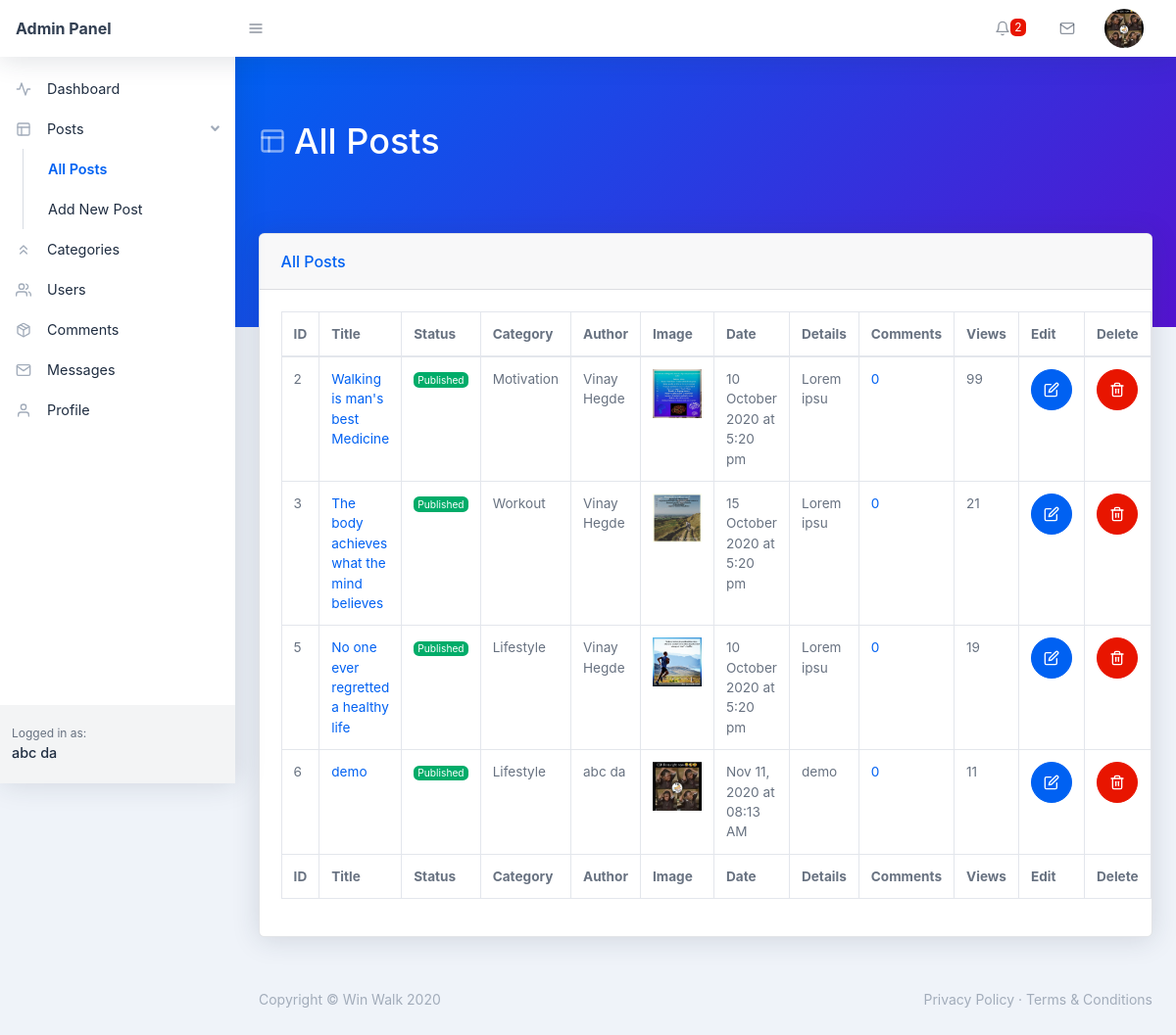
Page /backend/all-post.php (signed in) on the committed database.
### tables this page shows
CREATE TABLE `users` (
  `user_id` int(11) NOT NULL,
  `user_name` varchar(255) NOT NULL,
  `user_nickname` varchar(255) NOT NULL,
  `user_email` varchar(255) NOT NULL,
  `user_password` varchar(255) NOT NULL,
  `user_photo` text NOT NULL,
  `registered_on` varchar(255) NOT NULL,
  `user_role` varchar(255) NOT NULL DEFAULT 'Subscriber'
);

CREATE TABLE `posts` (
  `post_id` int(11) NOT NULL,
  `post_title` varchar(255) NOT NULL,
  `post_detail` text NOT NULL,
  `post_category_id` int(11) NOT NULL,
  `post_image` text NOT NULL,
  `post_date` varchar(255) NOT NULL,
  `post_status` varchar(255) NOT NULL DEFAULT 'Published',
  `post_author` varchar(255) NOT NULL,
  `post_views` int(11) NOT NULL DEFAULT 0,
  `post_comment_count` int(11) NOT NULL DEFAULT 0,
  `post_text` text NOT NULL
);

CREATE TABLE `categories` (
  `category_id` int(11) NOT NULL,
  `category_name` varchar(255) NOT NULL,
  `category_total_posts` int(11) NOT NULL,
  `total_post_views` int(11) NOT NULL,
  `category_status` varchar(11) NOT NULL DEFAULT 'Published',
  `created_on` varchar(255) NOT NULL,
  `created_by` varchar(255) NOT NULL
);

### backend/all-post.php (the view, shortened to what the rows shown need)
<?php require_once('./includes/header.php'); ?>
    <body class="nav-fixed">
        <?php require_once('./includes/top-navbar.php'); ?>
        <div id="layoutSidenav">
            <div id="layoutSidenav_nav">
                <?php
                    require_once("./includes/left-sidebar.php");
                ?>
            </div>
            <div id="layoutSidenav_content">
                <main>
                    <div class="page-header pb-10 page-header-dark bg-gradient-primary-to-secondary">
                        <div class="container-fluid">
                            <div class="page-header-content">
                                <h1 class="page-header-title">
                                    <div class="page-header-icon"><i data-feather="layout"></i></div>
                                    <span>All Posts</span>
                                </h1>
                            </div>
                        </div>
                    </div>
                    <div class="container-fluid mt-n10">
                        <div class="card mb-4">
                            <div class="card-body">
                                <div class="datatable table-responsive">
                                    <table class="table table-bordered table-hover" id="dataTable" width="100%" cellspacing="0">
                                        <thead>
                                            <tr>
                                                <th>ID</th>
                                                <th>Title</th>
                                                <th>Status</th>
                                                <th>Category</th>
                                                <th>Author</th>
                                                <th>Image</th>
                                                <th>Date</th>
                                                <th>Details</th>
                                                <th>Comments</th>
                                                <th>Views</th>
                                                <th>Edit</th>
                                                <th>Delete</th>
                                            </tr>
                                        </thead>
                                        <tfoot>
                                            <tr>
                                                <th>ID</th>
                                                <th>Title</th>
                                                <th>Status</th>
                                                <th>Category</th>
                                                <th>Author</th>
                                                <th>Image</th>
                                                <th>Date</th>
                                                <th>Details</th>
                                                <th>Comments</th>
                                                <th>Views</th>
                                                <th>Edit</th>
                                                <th>Delete</th>
                                            </tr>
                                        </tfoot>
                                        <tbody>
                                            <?php
                                                $sql = "SELECT * FROM posts";
                                                $stmt = $pdo->prepare($sql);
                                                $stmt->execute();
                                                while($posts = $stmt->fetch(PDO::FETCH_ASSOC)) {
                                                    $post_id = $posts['post_id'];
                                                    $post_category_id = $posts['post_category_id'];
                                                    $sql1 = "SELECT * FROM categories WHERE category_id = :id";
                                                    $stmt1 = $pdo->prepare($sql1);
                                                    $stmt1->execute([':id'=>$post_category_id]);
                                                    $cat = $stmt1->fetch(PDO::FETCH_ASSOC);
                                                    $category_title = $cat['category_name'];
                                                    $post_title = $posts['post_title'];
                                                    $post_details = substr($posts['post_detail'], 0, 10);
                                                    $post_image = $posts['post_image'];
                                                    $post_date = $posts['post_date'];
                                                    $post_status = $posts['post_status'];
                                                    $post_author = $posts['post_author'];
                                                    $post_views = $posts['post_views'];
                                                    $post_comment_count = $posts['post_comment_count'];
                                                     ?>
                                                    <tr>
                                                        <td><?php echo $post_id; ?></td>
                                                        <td>
                                                            <a href="../single.php?post_id=<?php echo $post_id ?>" target="_blank"><?php echo $post_title; ?></a>
                                                        </td>
                                                        <td>
                                                            <div class="badge badge-<?php echo $post_status=='Published'?'success':'warning'; ?>"><?php echo $post_status; ?></div>
                                                        </td>
                                                        <td><?php echo $category_title; ?></td>
                                                        <td><?php echo $post_author; ?></td>
                                                        <td>
                                                            <img src="./../img/<?php echo $post_image; ?>" width="50" height="50" />
                                                        </td>
                                                        <td><?php echo $post_date; ?></td>
                                                        <td><?php echo $post_details; ?></td>
                                                        <td>
                                                            <a href="comments.php"><?php echo $post_comment_count; ?></a>
                                                        </td>
                                                        <td><?php echo $post_views; ?></td>
                                                        <td>
                                                            <form action="./edit-post.php" method="POST">
                                                                <button name="edit-post" type="submit" class="btn btn-blue btn-icon"><i data-feather="edit"></i></button>
                                                            </form>
                                                        </td>
                                                        <td>
                                                            <form action="./all-post.php" method="POST">
                                                                <button name="delete-post" type="submit" class="btn btn-red btn-icon"><i data-feather="trash-2"></i></button>
                                                            </form>
                                                        </td>
                                                    </tr>
                                               <?php }
                                            ?>
                                        </tbody>
                                    </table>
                                </div>
                            </div>
                        </div>
                    </div>
                </main>
<?php require_once('./includes/footer.php'); ?>

### backend/includes/top-navbar.php (shortened to what the rows shown need)
<nav class="topnav navbar navbar-expand shadow navbar-light bg-white" id="sidenavAccordion">
    <ul class="navbar-nav align-items-center ml-auto">
        <?php
            if(isset($_COOKIE['_uid_'])) {
                $user_id = base64_decode($_COOKIE['_uid_']);
            } else if(isset($_SESSION['user_id'])) {
                $user_id = $_SESSION['user_id'];
            } else {
                $user_id = -1;
            }
            $sql = "SELECT * FROM users WHERE user_id = :id";
            $stmt = $pdo->prepare($sql);
            $stmt->execute([
                ':id' => $user_id
            ]);
            $user = $stmt->fetch(PDO::FETCH_ASSOC);
            $user_photo = $user['user_photo'];
        ?>
        <li class="nav-item dropdown no-caret mr-3 dropdown-user">
            <a class="btn btn-icon btn-transparent-dark dropdown-toggle" id="navbarDropdownUserImage" href="javascript:void(0);" role="button" data-toggle="dropdown" aria-haspopup="true" aria-expanded="false"><img class="img-fluid" src="./assets/img/<?php echo $user_photo; ?>"/></a>
        </li>
    </ul>
</nav>

### backend/includes/left-sidebar.php (shortened to what the rows shown need)
 <nav class="sidenav shadow-right sidenav-light">
        <div class="sidenav-footer">
            <div class="sidenav-footer-content">
                <div class="sidenav-footer-subtitle">Logged in as:</div>
                 <?php
                    if(isset($_COOKIE['_uid_'])) {
                        $user_id = base64_decode($_COOKIE['_uid_']);
                    } else if(isset($_SESSION['user_id'])) {
                        $user_id = $_SESSION['user_id'];
                    } else {
                        $user_id = -1;
                    }
                    $sql = "SELECT * FROM users WHERE user_id = :id";
                    $stmt = $pdo->prepare($sql);
                    $stmt->execute([
                        ':id' => $user_id
                    ]);
                    $user = $stmt->fetch(PDO::FETCH_ASSOC);
                    $user_name = $user['user_name'];
                ?>
                <div class="sidenav-footer-title"><?php echo $user_name; ?></div>
            </div>
        </div>
</nav>

### rows in the picture
users: user_photo (picture), user_name "abc da"
posts: post_id "2", post_title "Walking is man's best Medicine", post_status "Published", categories.category_name "Motivation", post_author "Vinay Hegde", post_image (picture), post_date "10 October 2020 at 5:20 pm", post_detail "Lorem ipsu", post_comment_count "0", post_views "99"
posts: post_id "3", post_title "The body achieves what the mind believes", post_status "Published", categories.category_name "Workout", post_author "Vinay Hegde", post_image (picture), post_date "15 October 2020 at 5:20 pm", post_detail "Lorem ipsu", post_comment_count "0", post_views "21"
posts: post_id "5", post_title "No one ever regretted a healthy life", post_status "Published", categories.category_name "Lifestyle", post_author "Vinay Hegde", post_image (picture), post_date "10 October 2020 at 5:20 pm", post_detail "Lorem ipsu", post_comment_count "0", post_views "19"
posts: post_id "6", post_title "demo", post_status "Published", categories.category_name "Lifestyle", post_author "abc da", post_image (picture), post_date "Nov 11, 2020 at 08:13 AM", post_detail "demo", post_comment_count "0", post_views "11"

### other values in the picture
$count_comment "2"
